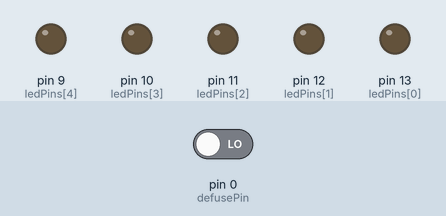
This sketch was run on a simulated Arduino Uno, built with avr-gcc and run on an emulated ATmega328P. On the bench: output pins drawn as LEDs (lit = HIGH). The inputs (shaded band) are chosen by the test bench; at power-on: pin 0 (defusePin) LOW.

Above: at 1.2 s.
1.3 s: pin 0 (defusePin) driven HIGH
At 2.8 s:
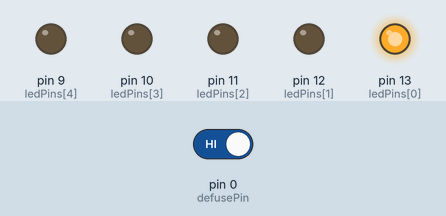
At 4.1 s:
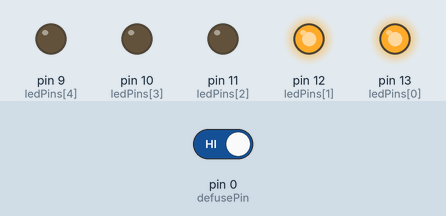
4.3 s: pin 0 (defusePin) driven LOW
At 5.5 s:
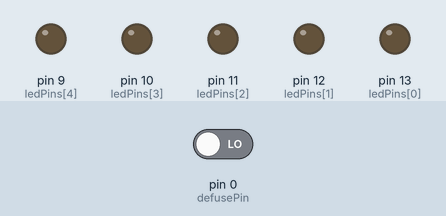
Timing chart, 0 to 7.3 s (numbered marks = the images above; inputs shaded):
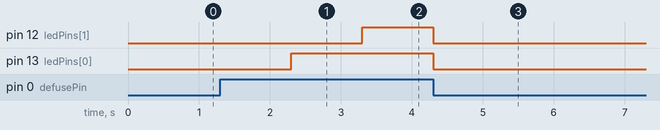

The sketch:

csgo-defuse.ino
```cpp
int ledPins[] = {13, 12, 11, 10, 9};
//  represents:  r1  r2  a1  a2 g1
// how to use: instead of pinMode(red1, OUTPUT) (for example), use pinMode(ledPins[0])
int defusePin = 0;
int currentStage = 0;
int delayTime = 1000;

void setup() {
  pinMode(defusePin, INPUT);
  pinMode(ledPins[0], OUTPUT); // For example, this is the same as previously saying pinMode(redLed1, OUTPUT)
  pinMode(ledPins[1], OUTPUT);
  pinMode(ledPins[2], OUTPUT);
  pinMode(ledPins[3], OUTPUT);
  pinMode(ledPins[4], OUTPUT);
}

void loop() {

  if(digitalRead(defusePin) == HIGH) {
    if(currentStage < 5) { // If the lights aren't fully lit up yet...
      setProgress(currentStage ++); // Set the lights up to the current stage, and add one to currnet stage
      delay(delayTime);
    }
    else {
      flashAll(5, delayTime / 2); // Flash all 5 times, using only half our delayTime variable
    }
  }
  else {
    currentStage = 0; // The cable was disconnected, so set currentStage back to zero and turn off lights:
    setProgress(0);
  }

}

void flashAll(int times, int _delayTime) {
  for(int i = 0; i < times; i ++) {
    setProgress(5);
    delay(_delayTime);
    setProgress(0);
    delay(_delayTime);
  }
}

void setProgress(int stage) { // setProgress(0) turns all off, setProgress(5) turns all on
  for(int i = 0; i < 5; i ++) {
    if(i < stage) {
      digitalWrite(ledPins[i], HIGH);
    }
    else {
      digitalWrite(ledPins[i], LOW);
    }
  }
}
```

Measured:
- after the input at 1.3 s, pin 12 (ledPins[1]): LOW → HIGH after 2.0 s; pin 13 (ledPins[0]): LOW → HIGH after 1.0 s
- after the input at 4.3 s, pin 9 (ledPins[4]), pin 10 (ledPins[3]), pin 11 (ledPins[2]): stops changing and stays LOW
